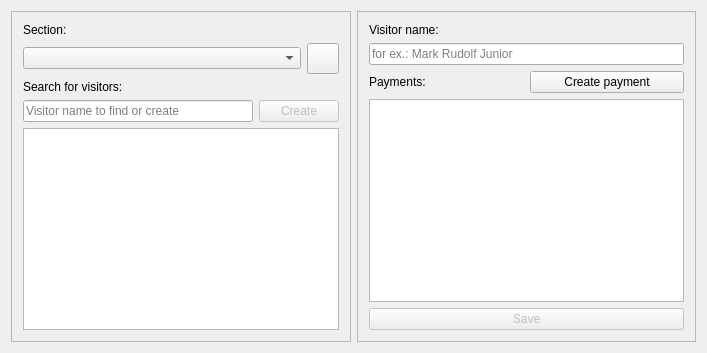
<?xml version="1.0" encoding="UTF-8"?>
<ui version="4.0">
 <class>MainWindow</class>
 <widget class="QWidget" name="MainWindow">
  <property name="geometry">
   <rect>
    <x>0</x>
    <y>0</y>
    <width>707</width>
    <height>353</height>
   </rect>
  </property>
  <property name="windowTitle">
   <string>Visitors</string>
  </property>
  <property name="windowIcon">
   <iconset resource="general.qrc">
    <normaloff>:/icons/images/yesport_icon.png</normaloff>:/icons/images/yesport_icon.png</iconset>
  </property>
  <layout class="QGridLayout" name="gridLayout">
   <item row="0" column="0">
    <layout class="QHBoxLayout" name="horizontalLayout_3">
     <item>
      <widget class="QFrame" name="visitorListFrame">
       <property name="frameShape">
        <enum>QFrame::StyledPanel</enum>
       </property>
       <property name="frameShadow">
        <enum>QFrame::Raised</enum>
       </property>
       <layout class="QHBoxLayout" name="horizontalLayout_11">
        <item>
         <layout class="QVBoxLayout" name="visitorsLayout">
          <item>
           <widget class="QLabel" name="label_11">
            <property name="text">
             <string>Section:</string>
            </property>
           </widget>
          </item>
          <item>
           <layout class="QHBoxLayout" name="horizontalLayout_8">
            <item>
             <widget class="QComboBox" name="departmentsList">
              <property name="editable">
               <bool>false</bool>
              </property>
             </widget>
            </item>
            <item>
             <widget class="QToolButton" name="settingsButton">
              <property name="text">
               <string/>
              </property>
              <property name="icon">
               <iconset resource="general.qrc">
                <normaloff>:/icons/images/Gear Alt.png</normaloff>:/icons/images/Gear Alt.png</iconset>
              </property>
              <property name="iconSize">
               <size>
                <width>24</width>
                <height>24</height>
               </size>
              </property>
             </widget>
            </item>
           </layout>
          </item>
          <item>
           <widget class="QLabel" name="label_12">
            <property name="text">
             <string>Search for visitors:</string>
            </property>
           </widget>
          </item>
          <item>
           <layout class="QHBoxLayout" name="horizontalLayout">
            <item>
             <widget class="QLineEdit" name="quickSearchEdit">
              <property name="acceptDrops">
               <bool>false</bool>
              </property>
              <property name="placeholderText">
               <string>Visitor name to find or create</string>
              </property>
              <property name="clearButtonEnabled">
               <bool>true</bool>
              </property>
             </widget>
            </item>
            <item>
             <widget class="QPushButton" name="addVisitorButton">
              <property name="enabled">
               <bool>false</bool>
              </property>
              <property name="text">
               <string>Create</string>
              </property>
             </widget>
            </item>
           </layout>
          </item>
          <item>
           <widget class="QListWidget" name="visitorsList">
            <property name="editTriggers">
             <set>QAbstractItemView::NoEditTriggers</set>
            </property>
           </widget>
          </item>
         </layout>
        </item>
       </layout>
      </widget>
     </item>
     <item>
      <widget class="QFrame" name="visitorDetailsFrame">
       <property name="frameShape">
        <enum>QFrame::StyledPanel</enum>
       </property>
       <property name="frameShadow">
        <enum>QFrame::Raised</enum>
       </property>
       <layout class="QHBoxLayout" name="horizontalLayout_10">
        <item>
         <layout class="QVBoxLayout" name="visitorDetailsLayout">
          <item>
           <widget class="QLabel" name="label_9">
            <property name="text">
             <string>Visitor name:</string>
            </property>
           </widget>
          </item>
          <item>
           <widget class="QLineEdit" name="visitorNameEdit">
            <property name="text">
             <string/>
            </property>
            <property name="placeholderText">
             <string>for ex.: Mark Rudolf Junior</string>
            </property>
           </widget>
          </item>
          <item>
           <layout class="QHBoxLayout" name="horizontalLayout">
            <item>
             <widget class="QLabel" name="label_10">
              <property name="text">
               <string>Payments:</string>
              </property>
             </widget>
            </item>
            <item>
             <widget class="QPushButton" name="createOrderButton">
              <property name="text">
               <string>Create payment</string>
              </property>
             </widget>
            </item>
           </layout>
          </item>
          <item>
           <widget class="QListWidget" name="visitorOrdersList"/>
          </item>
          <item>
           <widget class="QPushButton" name="saveVisitorDetailsButton">
            <property name="enabled">
             <bool>false</bool>
            </property>
            <property name="text">
             <string>Save</string>
            </property>
           </widget>
          </item>
         </layout>
        </item>
       </layout>
      </widget>
     </item>
    </layout>
   </item>
  </layout>
 </widget>
 <layoutdefault spacing="6" margin="11"/>
 <resources>
  <include location="general.qrc"/>
 </resources>
 <connections/>
</ui>
